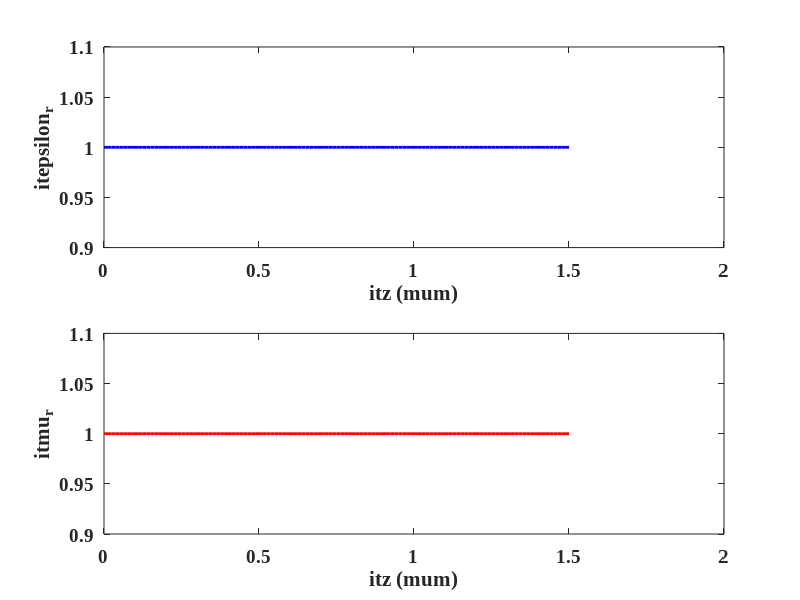

Source code (MATLAB): (Note: this script raises an error after producing the figure.)
%% Simulation problem setting
clear; clc; close all;
c0 = 299792458*1e6;     % Free-space phase velocity (\mum/s)
lambda = 0.632;         % Wavelength (\mum)
STEPS = 2000;           % Numbor of iterations
FDTD_space = 1.5;       % Problem space (\mum)
Slab_THK = 0.25;        % Dummy dielectric slab (\mum)
d_min = Slab_THK;       % Critical dimension
er_slab = 1;            % Relative permittivity of slab
ur_slab = 1;            % Relative permeability of slab
nbc = 1;                % Refraction index at the boundary
%% Initial Grid Resolution :
dz_Wavelength = lambda/50;           % Δ = λ/N; N>=10
dz_Structure = d_min/1;               % Δ = d_min/N; N>=1
dz = min(dz_Wavelength,dz_Structure); % The initial Grid size
%% "Snap" Grid to Critical Dimensions
Mz = ceil(Slab_THK/dz);               
dz = Slab_THK/Mz;                     % Adjust the grid size
%% The Courant Stability Condition
dt = nbc*dz/2/c0*1e15;                % Δt < n*Δ/2/c0 (fs)
%% Gaussian Pulse Source
t = (1:STEPS)*dt;                     % Simulation time (fs)
f_max = c0/lambda*1e-15;              % Maximum frequency
tao = 0.5/f_max;                      % tao = 0.5/f_max;
t0 = tao*4;                           % t0 > 3*tao
Source = exp(-((t-t0)/tao).^2);       % Gaussian Pulse
% plot(t,Source)
%% Build permittivity & permeability matrix of simulation space
Nz = FDTD_space/dz +1;
z = (0:Nz-1)*dz;
slab = z>=0.5*FDTD_space-0.5*Slab_THK & z<=0.5*FDTD_space+0.5*Slab_THK;
er_space = ones(1,Nz)+(er_slab-nbc)*ones(1,Nz).*slab;
ur_space = ones(1,Nz)+(ur_slab-nbc)*ones(1,Nz).*slab;
h1 = figure(1);
set(h1,'Name','Permittivity & Permeability','color','w'...
    ,'units','normalized','outerposition',[0.2 0.6 0.5 0.4])
subplot(2,1,1)
plot(z,er_space,'color','b','linewidth',2)
xlabel("\itz (\mum)"),ylabel("\it\epsilon_r")
set(gca,'Fontname','times new roman')
set(gca,'Fontweight','bold')
set(gca,'fontsize',14)
subplot(2,1,2)
plot(z,ur_space,'color','r','linewidth',2)
xlabel("\itz (\mum)"),ylabel("\it\mu_r")
set(gca,'Fontname','times new roman')
set(gca,'Fontweight','bold')
set(gca,'fontsize',14)
%%
mHx = c0*dt*1e-15./ur_space;
mEy = c0*dt*1e-15./er_space;
Hx = zeros(1,Nz);
Ey = zeros(1,Nz);
H1 = Hx(1);
E1 = Ey(Nz);
E2 = 0;
H2 = 0;
writerObj = VideoWriter('HW1_Video','MPEG-4');
open(writerObj);

for T = 1:1000
    
    H2 = H1; H1 = Hx(1);
    Ey2 = [Ey(2:Nz),E2];
    Ey1 = Ey;

    Hx = Hx + mHx.*(Ey2 - Ey1)/dz;    % Magnetic field Update Equation
    
    E2 = E1; E1 = Ey(Nz);
    Hx1 = Hx;
    Hx2 = [H2,Hx(1:Nz-1)];
    
    Ey = Ey + mEy.*(Hx1 - Hx2)/dz;    % Electric field Update Equation

    % draw FDTD simulation frame
    h2 = figure(2);
    set(h2,'Name','FDTD Monitor','color','w'...
        ,'units','normalized','outerposition',[0.2 0.2 0.5 0.4])
    clf
    rectangle('Position',...          % draw a semi-transparent green rectangle
        [0.5*FDTD_space-0.5*Slab_THK -3 Slab_THK 6],...
        'FaceColor',[0.5 1 0.5 0.5],'EdgeColor','k')
    hold on
    plot(z,real(Ey),'.-','color','b') % draw electric field
    
    plot(z,real(Hx),'.-','color','r') % draw magnetic field
    
%     plot([z(20) z(20)],[-1.5 1.5],... %draw source position
%         'color','k','linewidth',3) 
    hold off
    box on
    xlim([0,FDTD_space]), ylim([-1.5,1.5]), title("Steps = "+T);
    set(gca,'Fontname','times new roman'),set(gca,'Fontweight','bold'),set(gca,'fontsize',14)
%     drawnow
    F = getframe(h2)
    writeVideo(writerObj,F)
end
close(writerObj);